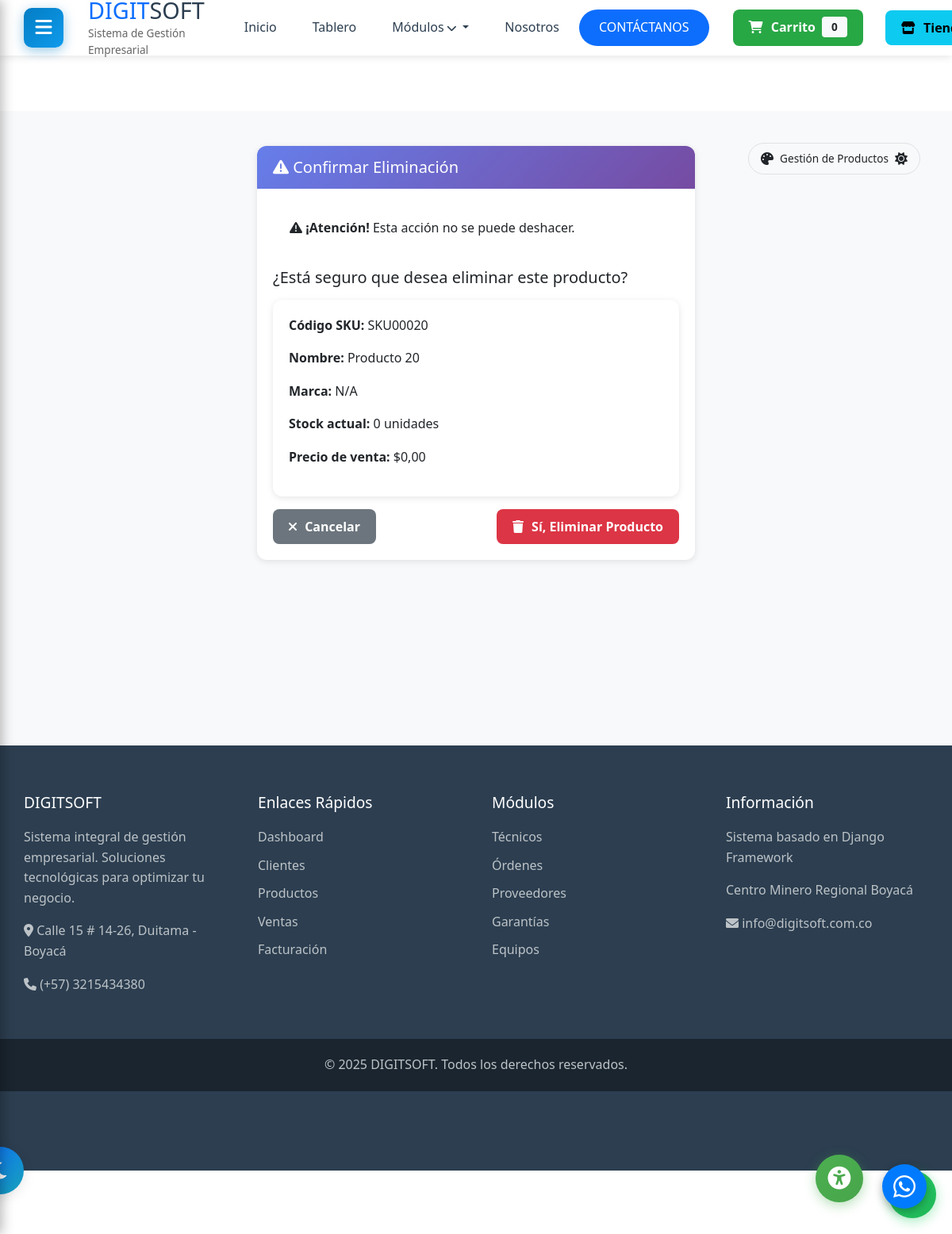
The app's page /productos/30/eliminar/ (signed in) with its own data.
### productos/models.py (models this page shows, shortened)
class Producto(models.Model):
    nombre_producto = models.CharField(max_length=200, verbose_name="Nombre del producto")
    codigo_sku = models.CharField(max_length=50, unique=True, verbose_name="Código SKU")
    categoria = models.ForeignKey(
        CategoriaProducto,
        on_delete=models.SET_NULL,
        null=True,
        related_name='productos',
        verbose_name="Categoría"
    )
    modelo_equipo = models.CharField(max_length=100, blank=True, verbose_name="Modelo del equipo")
    marca = models.CharField(max_length=100, blank=True, verbose_name="Marca")
    procesador = models.CharField(max_length=100, blank=True, verbose_name="Procesador")
    memoria_ram = models.CharField(max_length=50, blank=True, verbose_name="Memoria RAM")
    memoria_rom = models.CharField(max_length=50, blank=True, verbose_name="Memoria ROM/Almacenamiento")
    descripcion = models.TextField(verbose_name="Descripción del producto")
    especificaciones = models.TextField(blank=True, verbose_name="Especificaciones técnicas")
    precio_compra = models.DecimalField(
        max_digits=12,
        decimal_places=2,
        validators=[MinValueValidator(Decimal('0.01'))],
        verbose_name="Precio de compra"
    )
    precio_venta = models.DecimalField(
        max_digits=12,
        decimal_places=2,
        validators=[MinValueValidator(Decimal('0.01'))],
        verbose_name="Precio de venta"
    )
    precio_mayorista = models.DecimalField(
        max_digits=12,
        decimal_places=2,
        null=True,
        blank=True,
        validators=[MinValueValidator(Decimal('0.01'))],
        verbose_name="Precio mayorista"
    )
    stock_actual = models.IntegerField(
        default=0,
        validators=[MinValueValidator(0)],
        verbose_name="Stock actual"
    )
    stock_minimo = models.IntegerField(
        default=5,
        validators=[MinValueValidator(0)],
        verbose_name="Stock mínimo"
    )
    stock_maximo = models.IntegerField(
        default=100,
        validators=[MinValueValidator(0)],
        verbose_name="Stock máximo"
    )
    imagen = models.ImageField(upload_to='productos/', blank=True, null=True, verbose_name="Imagen del producto")
    disponible_web = models.BooleanField(default=True, verbose_name="Disponible en web")
    destacado = models.BooleanField(default=False, verbose_name="Producto destacado")
    activo = models.BooleanField(default=True, verbose_name="Activo")
    tiene_garantia = models.BooleanField(default=True, verbose_name="Tiene garantía")
    meses_garantia = models.IntegerField(default=12, verbose_name="Meses de garantía")
    fecha_registro = models.DateTimeField(auto_now_add=True, verbose_name="Fecha de registro")
    fecha_actualizacion = models.DateTimeField(auto_now=True, verbose_name="Última actualización")
    class Meta:
        verbose_name = "Producto"
        verbose_name_plural = "Productos"
        ordering = ['-fecha_registro']
        indexes = [
            models.Index(fields=['codigo_sku']),
            models.Index(fields=['nombre_producto']),
        ]

### productos/views.py (the view)
# urls.py: path('<int:pk>/eliminar/', views.producto_eliminar, name='eliminar'),
@login_required
@staff_required
def producto_eliminar(request, pk):
    producto = get_object_or_404(Producto, pk=pk)
    if request.method == 'POST':
        nombre = producto.nombre_producto
        producto.delete()
        messages.success(request, f'🗑️ Producto "{nombre}" eliminado correctamente.')
        return redirect('productos:lista')
    context = {
        'producto': producto
    }
    return render(request, 'productos/eliminar.html', context)

### templates/productos/eliminar.html (shortened to what this page needs)
{% extends 'base_dashboard.html' %}
{% block content %}
<div class="container-fluid py-4">
    <div class="row justify-content-center">
        <div class="col-md-6">
            <div class="card border-danger">
                <div class="card-header bg-danger text-white">
                    <h5 class="mb-0"><i class="fas fa-exclamation-triangle"></i> Confirmar Eliminación</h5>
                </div>
                <div class="card-body">
                    <div class="alert alert-warning">
                        <i class="fas fa-exclamation-triangle"></i>
                        <strong>¡Atención!</strong> Esta acción no se puede deshacer.
                    </div>
                    <h5 class="mb-3">¿Está seguro que desea eliminar este producto?</h5>
                    <div class="card mb-3">
                        <div class="card-body">
                            <p><strong>Código SKU:</strong> {{ producto.codigo_sku }}</p>
                            <p><strong>Nombre:</strong> {{ producto.nombre_producto }}</p>
                            <p><strong>Marca:</strong> {{ producto.marca|default:"N/A" }}</p>
                            <p><strong>Stock actual:</strong> {{ producto.stock_actual }} unidades</p>
                            <p><strong>Precio de venta:</strong> ${{ producto.precio_venta|floatformat:2 }}</p>
                        </div>
                    </div>
                    <form method="post">
                        <div class="d-flex justify-content-between">
                            <a href="{% url 'productos:lista' %}" class="btn btn-secondary">
                                <i class="fas fa-times"></i> Cancelar
                            </a>
                            <button type="submit" class="btn btn-danger">
                                <i class="fas fa-trash"></i> Sí, Eliminar Producto
                            </button>
                        </div>
                    </form>
                </div>
            </div>
        </div>
    </div>
</div>
{% endblock %}

### static/css/dashboard.css (style rules this page uses)
:root { --primary-color: #037dc4; --secondary-color: #0f9bec; --dark-color: #2c3e50; --light-color: #f9f9f9; --sidebar-width: 250px; --header-height: 70px; }
* { margin: 0; padding: 0; box-sizing: border-box; }
body { font-family: 'Segoe UI', Tahoma, Geneva, Verdana, sans-serif; background-color: #f5f6fa; color: #323235; line-height: 1.6; min-height: 100vh; display: flex; flex-direction: column; }
.alert { animation: slideInRight 0.3s ease; }

### static/css/theme-switcher.css (style rules this page uses)
:root { --bg-primary: #ffffff; --bg-secondary: #f8f9fa; --bg-card: #ffffff; --text-primary: #212529; --text-secondary: #6c757d; --border-color: #dee2e6; --shadow: rgba(0, 0, 0, 0.1); --primary-color: #0d6efd; --success-color: #28a745; --danger-color: #dc3545; --warning-color: #ffc107; --info-color: #17a2b8; --input-bg: #ffffff; --input-border: #ced4da; --table-hover: #f8f9fa; }
body { background-color: var(--bg-primary); color: var(--text-primary); transition: background-color 0.3s ease, color 0.3s ease; }
.card { background-color: var(--bg-card); border-color: var(--border-color); color: var(--text-primary); box-shadow: 0 0.125rem 0.25rem var(--shadow); transition: all 0.3s ease; }
.card-header { background-color: var(--primary-color); border-bottom-color: var(--border-color); }
.alert { background-color: var(--bg-card); border-color: var(--border-color); color: var(--text-primary); }
.container-fluid, .container { transition: all 0.3s ease; }
* { transition: background-color 0.3s ease, color 0.3s ease, border-color 0.3s ease; }

### static/css/accessibility.css (style rules this page uses)
body { transition: background-color 0.3s ease, color 0.3s ease, filter 0.3s ease; }

### static/css/responsive-global.css (style rules this page uses)
:root { --container-max-width: 1200px; --spacing-xs: 0.5rem; --spacing-sm: 1rem; --spacing-md: 1.5rem; --spacing-lg: 2rem; --spacing-xl: 3rem; }
* { box-sizing: border-box; }
html { font-size: 16px; -webkit-text-size-adjust: 100%; -ms-text-size-adjust: 100%; }
body { margin: 0; padding: 0; overflow-x: hidden !important; max-width: 100vw; }
.container, .container-fluid { width: 100%; padding-right: 15px; padding-left: 15px; margin-right: auto; margin-left: auto; }
.row { display: flex; flex-wrap: wrap; margin-right: -15px; margin-left: -15px; }
[class*="col-"] { position: relative; width: 100%; padding-right: 15px; padding-left: 15px; }
@media (min-width: 768px) { .col-md-6 { flex: 0 0 50%; max-width: 50%; } }
.card { position: relative; display: flex; flex-direction: column; min-width: 0; word-wrap: break-word; background-color: #fff; border: 1px solid rgba(0,0,0,.125); border-radius: 0.25rem; margin-bottom: 1rem; }
.card-body { flex: 1 1 auto; padding: 1.25rem; }
.btn { display: inline-block; font-weight: 400; text-align: center; white-space: nowrap; vertical-align: middle; user-select: none; border: 1px solid transparent; padding: 0.375rem 0.75rem; font-size: 1rem; line-height: 1.5; border-radius: 0.25rem; transition: all 0.15s ease-in-out; cursor: pointer; }
h5, .h5 { font-size: 1.25rem; }

### static/css/responsive-modulos.css (style rules this page uses)
.alert { padding: 1rem 1.25rem; margin-bottom: 1rem; border: 1px solid transparent; border-radius: 0.25rem; }

### static/css/responsive-fixes.css (style rules this page uses)
body { padding-bottom: 20px; }
.alert { margin-bottom: 20px; }
html, body { overflow-x: hidden; position: relative; }
.container, .container-fluid { padding-bottom: 100px; }

### static/css/modulos-fix-responsive.css (style rules this page uses)
.btn { border-radius: 8px; padding: 10px 20px; font-weight: 600; transition: all 0.3s; border: none; }
.btn i { margin-right: 6px; }
.btn-secondary-enhanced, .btn-secondary { background: #6c757d; color: white; }
.btn-danger { background: #dc3545; color: white; }
.card { border: none; border-radius: 12px; box-shadow: 0 2px 8px rgba(0, 0, 0, 0.1); overflow: hidden; margin-bottom: 25px; }
.card-header { background: linear-gradient(135deg, #667eea 0%, #764ba2 100%); color: white; padding: 15px 20px; border: none; font-weight: 600; }
.card-body { padding: 20px; }
.container-fluid { padding-left: 20px; padding-right: 20px; padding-bottom: 120px; }
.row { margin-left: -8px; margin-right: -8px; }
.row > [class*="col-"] { padding-left: 8px; padding-right: 8px; }
.d-flex { display: flex; }
.justify-content-between { justify-content: space-between; }
html, body { overflow-x: hidden; max-width: 100vw; }
* { box-sizing: border-box; }

### static/css/z-index-fix.css (style rules this page uses)
.container-fluid { position: relative; z-index: 2 !important; }
.card, .table-responsive, .module-header, .search-box { position: relative; z-index: 5 !important; }
.messages, .alert { position: relative; z-index: 10 !important; }
.card-body, .table-responsive, .module-header, .search-box, .filters-section { visibility: visible !important; opacity: 1 !important; }

### records on screen
Producto: codigo_sku "SKU00020", nombre_producto "Producto 20", marca "N/A", stock_actual "0", precio_venta "0,00"
